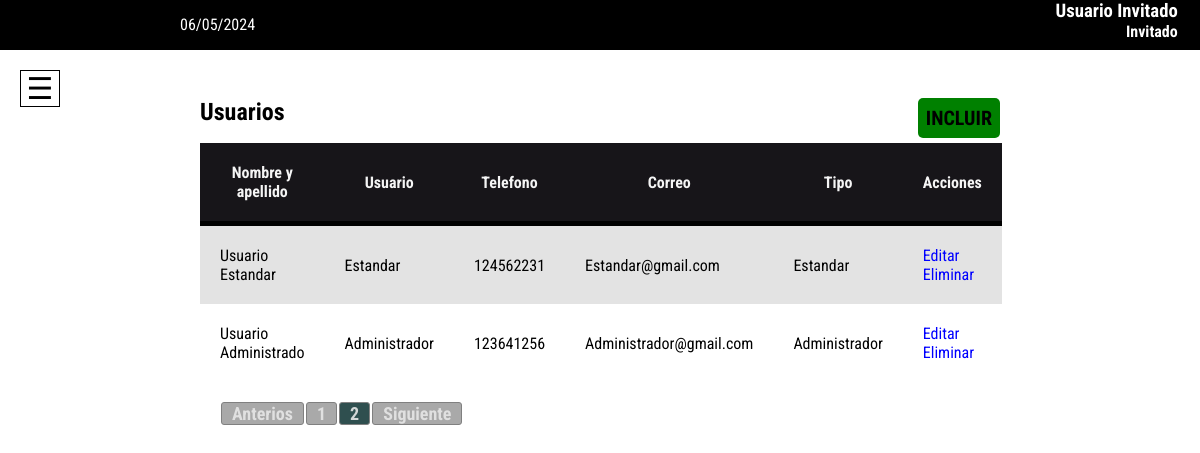
Page /User.php?pagina=2 (signed in) on the committed database.
### tables this page shows
CREATE TABLE `usuarios` (
  `id` int(10) NOT NULL,
  `Nombre` varchar(50) NOT NULL,
  `Usuario` varchar(20) NOT NULL,
  `pass` varchar(50) NOT NULL,
  `telefono` varchar(15) NOT NULL,
  `correo` varchar(50) NOT NULL,
  `tipo` varchar(15) NOT NULL
);

### User.php (the view, shortened to what this page needs)
<?php
$conexion = conectar();
$idSesion = $_SESSION['idUser'];
$usuarioInfo = "SELECT Nombre, Usuario, tipo FROM usuarios WHERE id = '$idSesion'";
$respuestaInfo = mysqli_query($conexion, $usuarioInfo);
$info = mysqli_fetch_assoc($respuestaInfo);
$nombreUser = $info['Nombre'];
$UserName = $info['Usuario'];
$fechaActual = date("d/m/Y");
$registros_por_pagina = 2;
$sqlUsers = "SELECT * FROM usuarios";
$respuestaRegistros = mysqli_query($conexion, $sqlUsers);
$TotalUsers = $respuestaRegistros->num_rows;
$paginas = ceil($TotalUsers/$registros_por_pagina);
$Iniciar_desde = ($_GET['pagina']-1)*$registros_por_pagina;
?>
<!DOCTYPE html>
<html>
<head>
	<link rel="stylesheet" type="text/css" href="css/estiloMenu.css">
</head>
<body>
	<header>
		<div class="fecha">
			<p> <?php echo $fechaActual ?> </p>
		</div>
		<div class="information">
			<h3> <?php echo $nombreUser ?> </h3>
			<h4> <?php echo $UserName ?> </h4>
		</div>
	</header>
	<div id="sidebar" >
		<div class="toggle-btn">
			<span>&#9776;</span>
		</div>
	</div>
<div class="contenedor">
</div>
	<div class="tablaUsers" id="TablaU">
		<div class="cabecera">
			<h2 class="tituloUsers"> Usuarios </h2>
			<button class="btn-incluirU" id="botonTablaU"> Incluir </button>
		</div>
		<table>
			<thead>
				<th> Nombre y apellido </th>
				<th> Usuario </th>
				<th> Telefono </th>
				<th> Correo </th>
				<th> Tipo </th>
				<th> Acciones </th>
			</thead>
			<tbody>
				<tr>
					<?php
						$sqlUsuarios = "SELECT * FROM usuarios LIMIT  $Iniciar_desde, $registros_por_pagina";
						$sqlRespuesta = mysqli_query($conexion, $sqlUsuarios);
						while($traerUsers = mysqli_fetch_assoc($sqlRespuesta)){
						$idUsuario = $traerUsers['id'];
						$tipoUsuario = $traerUsers['tipo'];
					?>
					<td> <?php echo $traerUsers['Nombre']; ?> </td>
					<td> <?php echo $traerUsers['Usuario']; ?> </td>
					<td> <?php echo $traerUsers['telefono']; ?> </td>
					<td> <?php echo $traerUsers['correo']; ?> </td>
					<?php
						switch ($tipoUsuario) {
							case '2':
								echo "<td> Estandar </td>";
								break;
							case '3':
								echo "<td> Administrador </td>";
								break;
						}
					?>
					<td> <a class="acciones" href="editar/editarUser.php?id=<?php echo $idUsuario ?>"> Editar </a>
						<button onclick="Eliminar()" class="acciones" > Eliminar </button> </td>
				</tr>
			</tbody>
					<?php
						}
					?>
		</table>
		<ul class="paginador">
			<li id="<?php echo $_GET['pagina']==1 ? 'disable' : '' ?>"> <a href="User.php?pagina=<?php echo $_GET['pagina']-1 ?>"> Anterios </a></li>
			<?php for ($i=0; $i < $paginas ; $i++) { ?>
				<li id="<?php echo $_GET['pagina']==$i+1 ? 'active' : '' ?>">
					<a href="User.php?pagina=<?php echo $i+1 ?>"> <?php echo $i+1 ?> </a></li>
			<?php } ?>
			<li id="<?php echo $_GET['pagina']>=$paginas ? 'disable' : '' ?>"> <a href="User.php?pagina=<?php echo $_GET['pagina']+1 ?>"> Siguiente </a></li>
		</ul>
	</div>
</body>
</html>

### css/estiloMenu.css (style rules this page uses)
* { margin: 0; padding: 0; font-family: 'Roboto Condensed', sans-serif; box-sizing: border-box; }
header { position: fixed; padding: 0; margin: 0; width: 100%; height: 50px; background-color: black; color: white; text-align: right; display: flex; }
header .information { display: inline-block; margin-left: 20%; width: 40%; justify-content: right; }
header .information h3 { max-width: 100%; margin-right: 5%; }
header .information h4 { max-width: 100%; margin-right: 5%; }
header .fecha { color: white; display: block; margin-left: 15%; text-align: left; width: 30%; padding-top: 15px; }
body { background-color:#rgba(190, 190, 190, .9); }
#sidebar { position: fixed; width: 200px; height: 100%; background: #151719; left: -200px; transition: all 200ms linear; }
#sidebar .toggle-btn { position: absolute; left: 220px; top:70px; cursor: pointer; }
#sidebar .toggle-btn span { display: block; width: 40px; text-align: center; font-size: 30px; border: 1px solid black; }
a { text-decoration: none; color: rgba(230, 230, 230, .9); }
.acciones { color: blue; border: none; background-color: transparent; cursor: pointer; font-size: 16px; }
.contenedor { max-width: 900px; margin-left: auto; margin-right: auto; padding: 1.5em; }
.tablaUsers { display: block; margin: 0 auto; margin-top: 50px; width: 800px; }
table { border-collapse: collapse; }
th, td { padding: 20px }
thead { border-bottom: 5px solid black; background-color: #171519; color: whitesmoke; }
tbody:nth-child(even) { background-color: rgba(220, 220, 220, .8); }
.cabecera { display: flex; width: 100%; justify-content: space-between; }
.btn-incluirU { display: block; margin-bottom: 5px; color: black; font-weight: bold; font-size: 20px; cursor: pointer; background-color: green; border: 0; text-transform: uppercase; padding:.4em; border-radius: 5px; }
.paginador { display: inline-flex; margin: 20px 20px; color: black; list-style-type: none; }
.paginador li { margin: 0 1px; border: 1px solid grey; background: darkgrey; border-radius: 3px; }
.paginador li a { padding: 10px; font-size: 18px; font-weight: bold; }
#active { background: darkslategray; pointer-events: none; }
#disable { pointer-events: none; color: darkgrey; }

### rows in the picture
usuarios: Nombre "Usuario Invitado", Usuario "Invitado"
usuarios: Nombre "Usuario Estandar", Usuario "Estandar", telefono "124562231", correo "Estandar@gmail.com", tipo "Estandar"
usuarios: Nombre "Usuario Administrado", Usuario "Administrador", telefono "123641256", correo "Administrador@gmail.com", tipo "Administrador"
